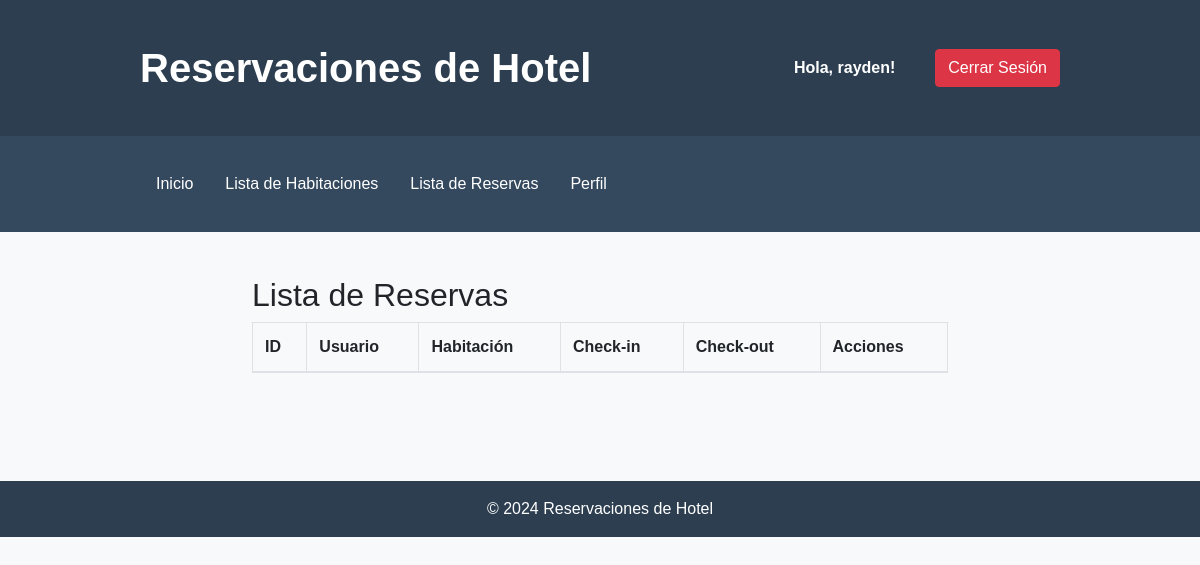
Page /reservations/ (signed in) on the earlier database version.
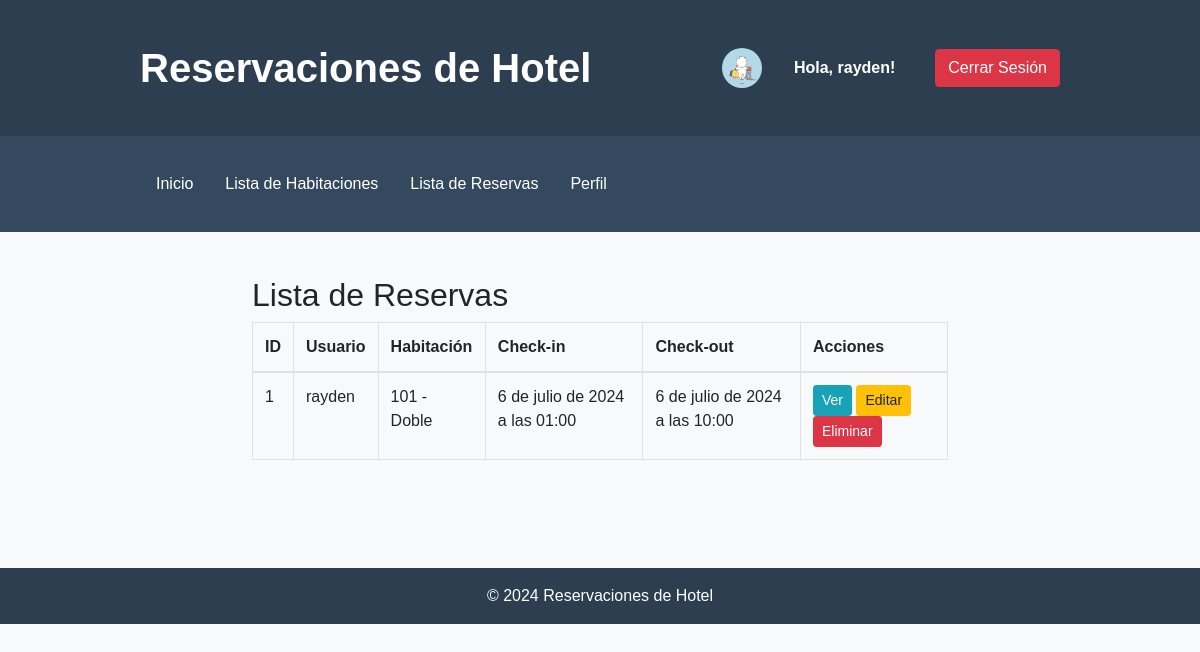
Same page on the later database version.
### reservaciones/models.py (models this page shows, shortened)
class Profile(models.Model):
    user = models.OneToOneField(User, on_delete=models.CASCADE)
    profile_picture = models.ImageField(upload_to='profile_pictures/', null=True, blank=True)

class Reservation(models.Model):
    user = models.ForeignKey(User, on_delete=models.CASCADE)
    room = models.ForeignKey(Room, on_delete=models.CASCADE)
    check_in = models.DateTimeField()  # Eliminar auto_now_add=True para hacerlo editable
    check_out = models.DateTimeField()

class Room(models.Model):
    room_number = models.CharField(max_length=10)
    room_type = models.CharField(max_length=50)
    description = models.TextField()
    price_per_night = models.DecimalField(max_digits=10, decimal_places=2)
    is_available = models.BooleanField(default=True)

### reservaciones/views.py (the view)
# urls.py: path('reservations/', ReservationListView.as_view(), name='list_reservations'),
class ReservationListView(LoginRequiredMixin, ListView):
    model = Reservation
    template_name = 'reservas/list_reservations.html'
    context_object_name = 'reservations'

### reservaciones/templates/reservas/list_reservations.html
{% extends 'index.html' %} {% block title %}Lista de Reservas{% endblock %} {% block content %}
<div class="container">
    <h2>Lista de Reservas</h2>
    <div class="table-responsive">
        <table class="table table-bordered">
            <thead>
                <tr>
                    <th>ID</th>
                    <th>Usuario</th>
                    <th>Habitación</th>
                    <th>Check-in</th>
                    <th>Check-out</th>
                    <th>Acciones</th>
                </tr>
            </thead>
            <tbody>
                {% for reservation in reservations %}
                <tr>
                    <td>{{ reservation.id }}</td>
                    <td>{{ reservation.user.username }}</td>
                    <td>{{ reservation.room.room_number }} - {{ reservation.room.room_type }}</td>
                    <td>{{ reservation.check_in }}</td>
                    <td>{{ reservation.check_out }}</td>
                    <td>
                        <a href="#" class="btn btn-info btn-sm">Ver</a>
                        <a href="#" class="btn btn-warning btn-sm">Editar</a>
                        <a href="#" class="btn btn-danger btn-sm">Eliminar</a>
                    </td>
                </tr>
                {% endfor %}
            </tbody>
        </table>
    </div>
</div>
{% endblock %}

### reservaciones/templates/index.html (shortened to what this page needs)
<!DOCTYPE html>
<html lang="es">
<head>
    {% load static %}
    <link rel="stylesheet" href="https://stackpath.bootstrapcdn.com/bootstrap/4.5.2/css/bootstrap.min.css">
    <link rel="stylesheet" href="{% static 'css/styles.css' %}">
</head>
<body class="bg-light">
    <header class="bg-custom-header text-white py-4">
        <div class="container">
            <div class="d-flex justify-content-between align-items-center">
                <h1 class="font-weight-bold">{% block header %}Reservaciones de Hotel{% endblock %}</h1>
                {% if request.user.is_authenticated %}
                <div class="d-flex align-items-center">
                    {% if request.user.profile.profile_picture %}
                    <img src="{{ request.user.profile.profile_picture.url }}" alt="Imagen de perfil"
                        class="rounded-circle mr-2" style="width: 40px; height: 40px;"> {% endif %}
                    <strong class="font-weight-bold py-2 px-4">Hola, {{ request.user.username }}!</strong>
                    <a class="btn btn-danger text-custom-white ml-3 hover-bg-custom-red"
                        href="{% url 'logout' %}">Cerrar Sesión</a>
                </div>
                {% endif %}
            </div>
        </div>
    </header>
    <nav class="bg-custom-nav text-white py-2">
        <div class="container">
            <ul class="nav">
                <li class="nav-item">
                    <a class="nav-link text-custom-white hover-bg-custom-light" href="{% url 'index' %}">Inicio</a>
                </li>
                <li class="nav-item">
                    <a class="nav-link text-custom-white hover-bg-custom-light" href="{% url 'rooms_list' %}">Lista de
                        Habitaciones</a>
                <li class="nav-item">
                    <a class="nav-link text-custom-white hover-bg-custom-light"
                        href="{% url 'list_reservations' %}">Lista de
                        Reservas</a>
                </li>
                </li>
                {% if request.user.is_authenticated %}
                <li class="nav-item">
                    <a class="nav-link text-custom-white hover-bg-custom-light" href="{% url 'profile' %}">Perfil</a>
                </li>
                {% endif %}
            </ul>
        </div>
    </nav>
    <main class="container py-4">
        {% block content %}{% endblock %}
    </main>
    <footer class="bg-custom-header text-white mt-5 py-3">
        <div class="text-center">
            <p class="mb-0">© {% now "Y" %} Reservaciones de Hotel</p>
        </div>
    </footer>
</body>
</html>

Differences in the rows shown:
added Reservation: id "1", user.username "rayden", room.room_number "101", room.room_type "Doble", check_in "6 de julio de 2024 a las 01:00", check_out "6 de julio de 2024 a las 10:00"
